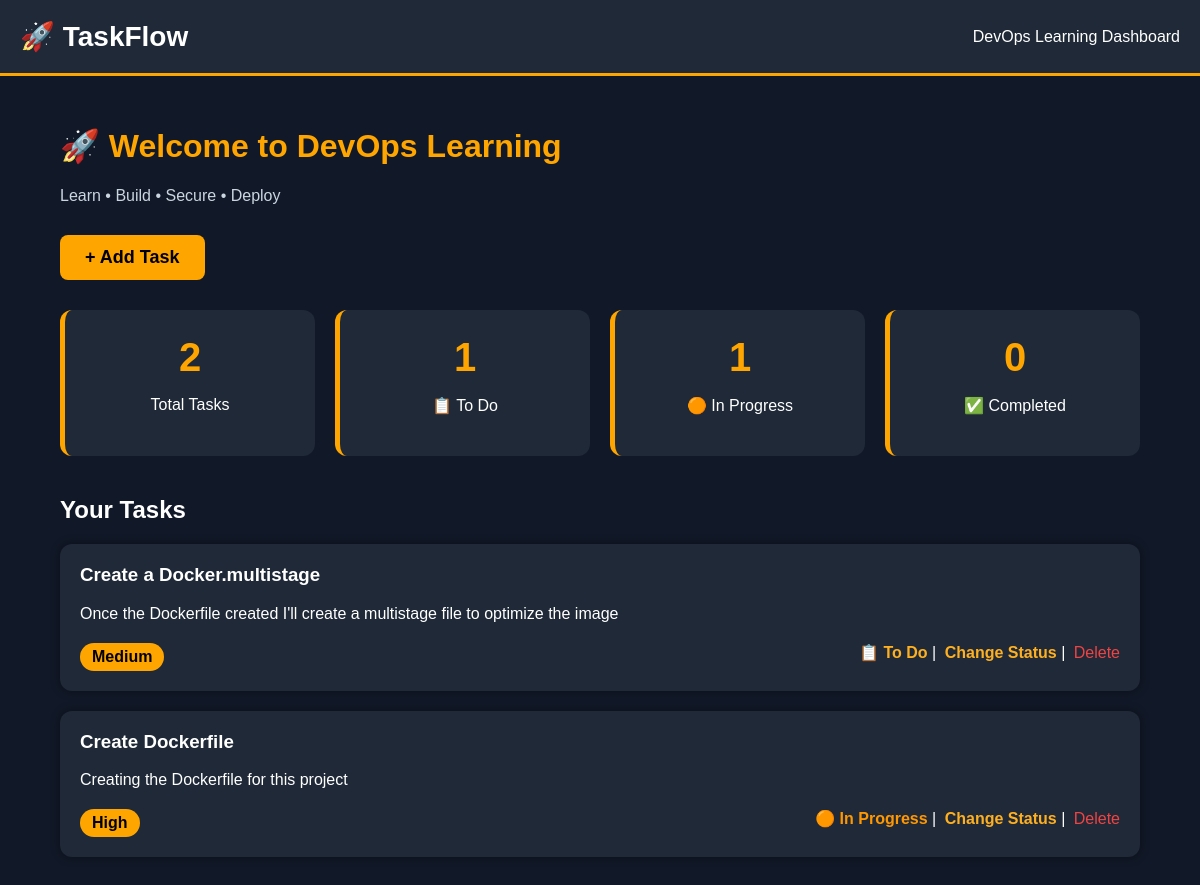
Before: / with the older database file.
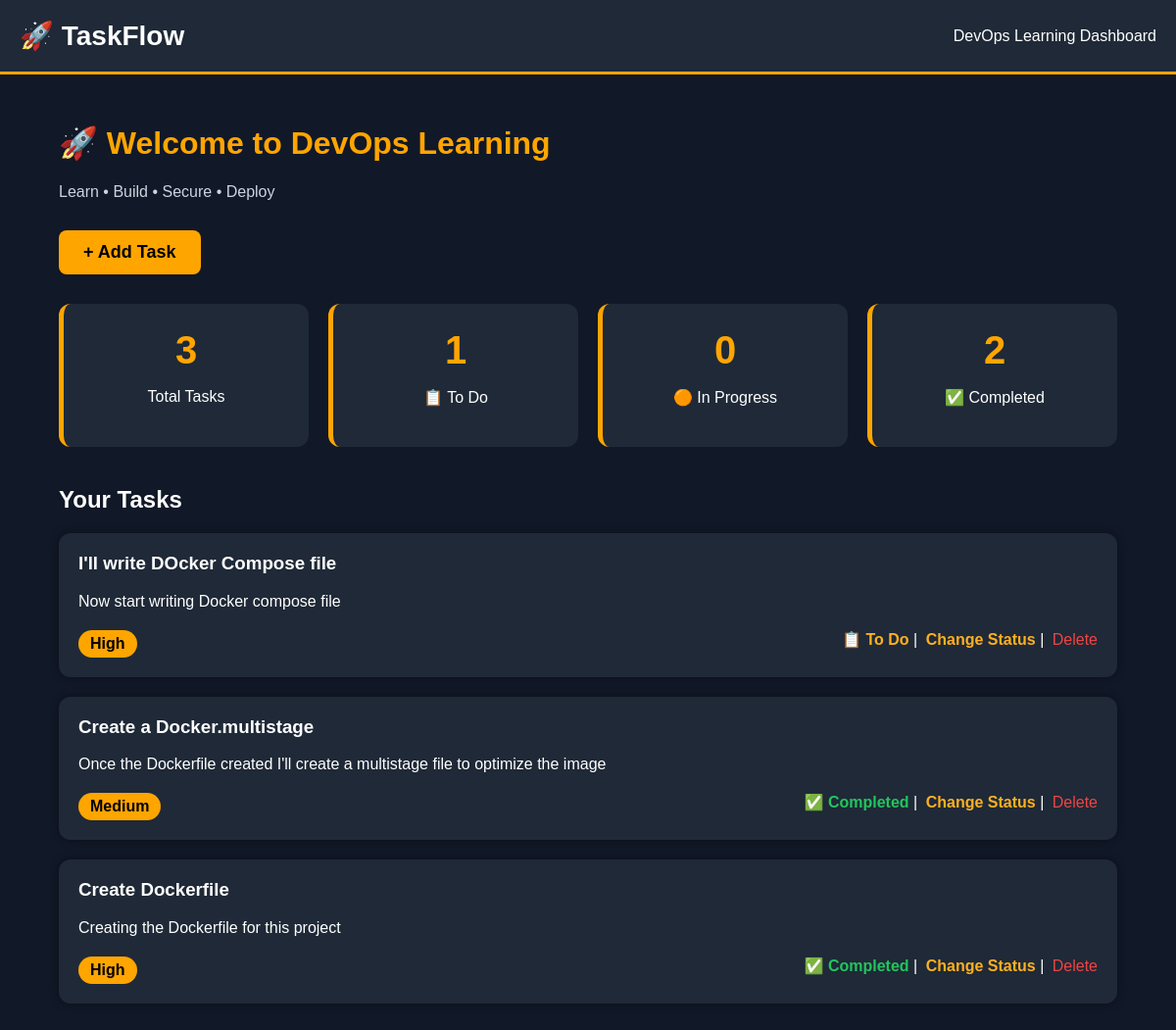
After: the same page with the newer database file.
### app/models.py (models this page shows, shortened)
class Task(db.Model):
    __tablename__ = "tasks"
    id = db.Column(
        db.Integer,
        primary_key=True,
    )
    title = db.Column(
        db.String(200),
        nullable=False,
    )
    description = db.Column(
        db.Text,
        nullable=True,
    )
    priority = db.Column(
        db.String(20),
        nullable=False,
        default="Medium",
    )
    status = db.Column(
        db.String(20),
        nullable=False,
        default="To Do",
    )
    created_at = db.Column(
        db.DateTime,
        default=datetime.utcnow,
        nullable=False,
    )

### app/routes.py (the view)
@main.route("/")
def index():
    tasks = Task.query.order_by(Task.id.desc()).all()
    total = len(tasks)
    todo = len([t for t in tasks if t.status == "To Do"])
    progress = len([t for t in tasks if t.status == "In Progress"])
    completed = len([t for t in tasks if t.status == "Completed"])
    return render_template(
        "index.html",
        tasks=tasks,
        total=total,
        todo=todo,
        progress=progress,
        completed=completed,
    )

### app/templates/index.html (shortened to what this page needs)
{% extends "base.html" %}
{% block content %}
<div class="hero">
    <h1>🚀 Welcome to DevOps Learning</h1>
    <p class="subtitle">
        Learn • Build • Secure • Deploy
    </p>
    <a href="{{ url_for('main.add_task') }}">
        <button class="primary-btn">
            + Add Task
        </button>
    </a>
</div>
<div class="stats">
    <div class="card">
        <h2>{{ tasks|length }}</h2>
        <p>Total Tasks</p>
    </div>
    <div class="card">
        <h2>{{ todo }}</h2>
        <p>📋 To Do</p>
    </div>
    <div class="card">
        <h2>{{ progress }}</h2>
        <p>🟠 In Progress</p>
    </div>
    <div class="card">
        <h2>{{ completed }}</h2>
        <p>✅ Completed</p>
    </div>
</div>
<h2>Your Tasks</h2>
{% if tasks %}
    {% for task in tasks %}
    <div class="task-card">
        <h3>{{ task.title }}</h3>
        <p>{{ task.description }}</p>
        <div class="task-footer">
            <span class="priority">
                {{ task.priority }}
            </span>
            <div>
                {% if task.status == "To Do" %}
                    <span class="status-todo">
                        📋 To Do
                    </span>
                {% elif task.status == "In Progress" %}
                    <span class="status-progress">
                        🟠 In Progress
                    </span>
                {% else %}
                    <span class="status-completed">
                        ✅ Completed
                    </span>
                {% endif %}
                |
                <a
                    href="{{ url_for('main.update_status', task_id=task.id) }}"
                    class="status-link"
                >
                    Change Status
                </a>
                |
                <a
                    href="{{ url_for('main.delete_task', task_id=task.id) }}"
                    style="color:#ef4444;"
                >
                    Delete
                </a>
            </div>
        </div>
    </div>
    {% endfor %}
{% else %}
<div class="empty">
    No tasks yet.
</div>
{% endif %}
{% endblock %}

### app/templates/base.html (shortened to what this page needs)
<!DOCTYPE html>
<html>
<head>
    <link rel="stylesheet"
          href="{{ url_for('static', filename='style.css') }}">
</head>
<body>
<nav>
    <div class="logo">
        🚀 TaskFlow
    </div>
    <div>
        DevOps Learning Dashboard
    </div>
</nav>
<div class="container">
{% block content %}
{% endblock %}
</div>
</body>
</html>

### app/static/style.css (style rules this page uses)
body { margin:0; font-family:Arial,Helvetica,sans-serif; background:#111827; color:white; }
nav { background:#1f2937; padding:20px; display:flex; justify-content:space-between; align-items:center; border-bottom:3px solid orange; }
.logo { font-size:28px; font-weight:bold; }
.container { width:90%; max-width:1200px; margin:auto; padding:30px; }
h1 { color:orange; }
.subtitle { color:#cbd5e1; margin-bottom:30px; }
.primary-btn { background:orange; color:black; border:none; padding:12px 25px; font-size:18px; cursor:pointer; border-radius:8px; font-weight:bold; margin-bottom:30px; }
.stats { display:grid; grid-template-columns:repeat(4,1fr); gap:20px; margin-bottom:40px; }
.card { background:#1f2937; padding:25px; border-radius:12px; text-align:center; border-left:5px solid orange; }
.card h2 { font-size:40px; margin:0; color:orange; }
.task-card { background:#1f2937; padding:20px; margin-bottom:20px; border-radius:12px; box-shadow:0 0 10px rgba(0,0,0,.4); }
.task-card h3 { margin-top:0; }
.task-footer { display:flex; justify-content:space-between; margin-top:20px; }
.priority { background:orange; color:black; padding:5px 12px; border-radius:20px; font-weight:bold; }
.status-link { color:#ffb020; text-decoration:none; font-weight:600; transition:all 0.3s ease; }
.task-footer a { text-decoration:none; margin-left:4px; }
.status-todo { color:#ffb020; font-weight:600; }
.status-completed { color:#22c55e; font-weight:600; }

Changed rows visible on the page:
added Task: title "I'll write DOcker Compose file", description "Now start writing Docker compose file", priority "High", status "📋 To Do"
changed Task "Create a Docker.multistage": status "📋 To Do" → "✅ Completed"
changed Task "Create Dockerfile": status "🟠 In Progress" → "✅ Completed"
Other visible differences:
{{ tasks|length }}: "2" → "3"
{{ progress }}: "1" → "0"
{{ completed }}: "0" → "2"
